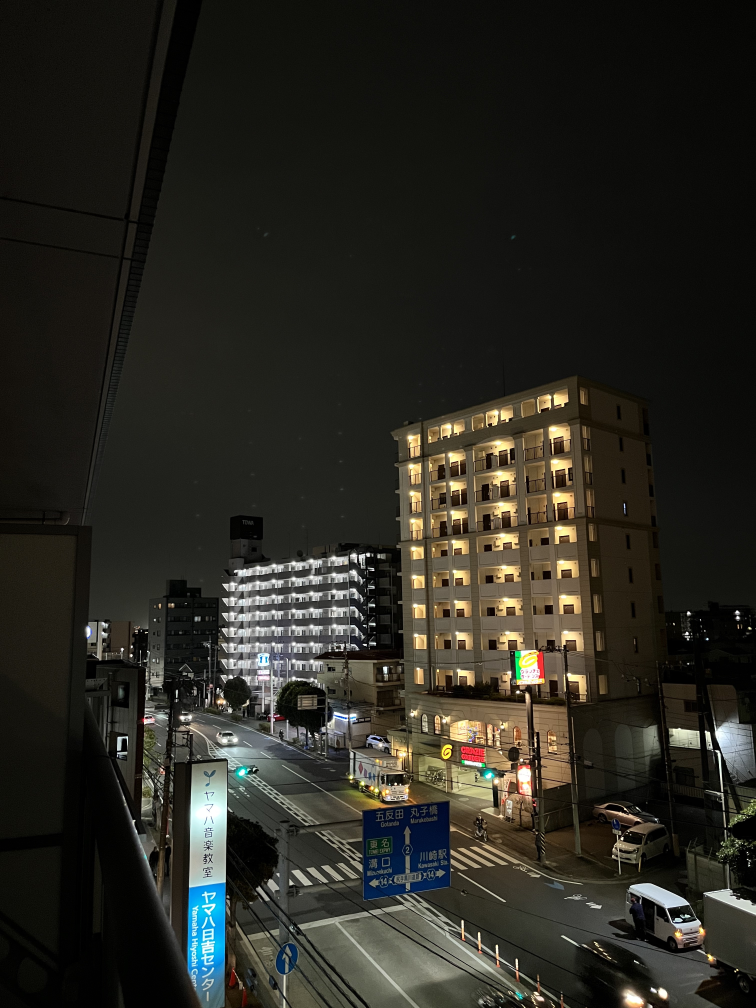
#> input picture exercise0425/IMG_7678.jpg, 3024 x 4032 px, found by its file name (shown at 1/4 size)
$ python ex0425.py
#> lines starting #> are read from the running program, lines starting #| are printed output that depends on the picture
import numpy as np
import cv2

# Import picture from the local file named "IMG_7678.jpg"
img = cv2.imread("exercise0425/IMG_7678.jpg")
#> img is the input picture: shape (4032, 3024, 3); mean B, G, R 33.9, 40.9, 42.1
height, width, _ = img.shape  # Obtain the size of the image
#> height = 4032; width = 3024
"""
for point in [[1560,1728],[2304,1500],[1616, 2760],[2400,2808]]:
    cv2.circle(img, tuple(point), 10, (255,255,255), thickness=1, lineType=cv2.LINE_8, shift=0)
# These code is to decide which pixels are the edge of the building. It shows the pixel which I mentioned in the line 8 by drawing circle on the input image
"""
cv2.imshow('input', img)  # Show the image before the transformation
cv2.waitKey(0)  # Pause the process until you press enter or esc key

# Input 4 points which is equal to the edge of the building
pts1 = np.float32([[1560, 1728], [2304, 1500], [1616, 2760], [2400, 2808]])
# Define 4 points which the points I mentioned above goes to.
pts2 = np.float32([[500, 500], [2500, 500], [500, 3500], [2500, 3500]])
# Generate the matrix of projective transformation
M = cv2.getPerspectiveTransform(pts1, pts2)
print(M)  # Show the matrix used for the transformation
dst = cv2.warpPerspective(img, M, (3000, 4000))  # Execute the transformation
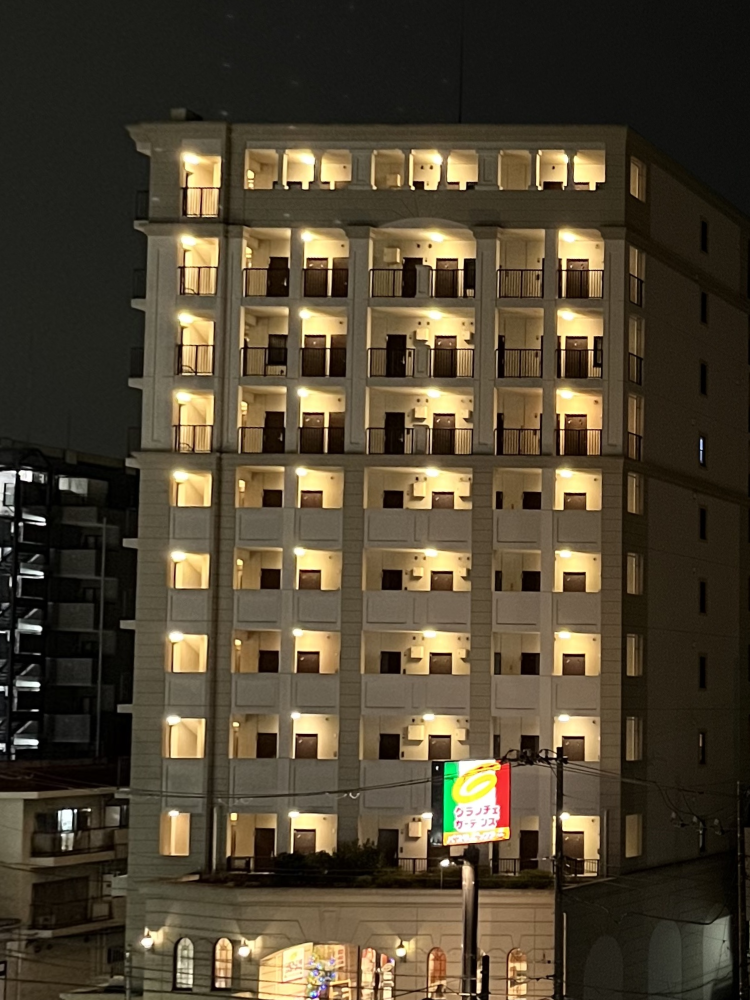
#> dst: shape (4000, 3000, 3) (shown at 1/4 size); mean B, G, R 49.6, 68.6, 79.1
cv2.imwrite("exercise0425/IMG_7678_after.jpg", dst)
cv2.imshow('output', dst)  # Show the image after the transformation
cv2.waitKey(0)  # Pause the process until you press enter or esc key

cv2.destroyAllWindows()  # Close the window
